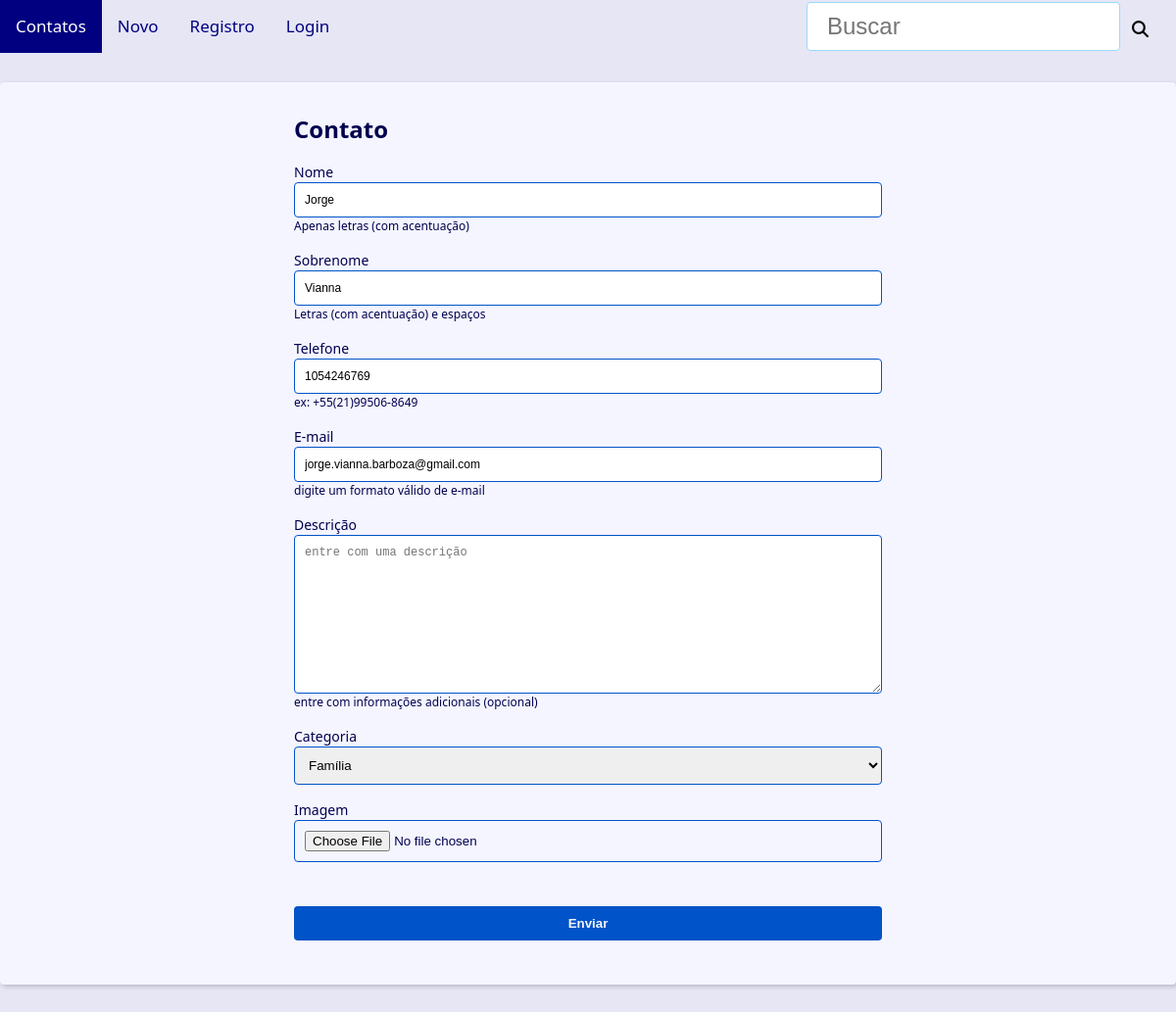
Page /contact/1003/update/ on the committed database.
### contact/models.py (models this page shows, shortened)
class Contact(models.Model):
    first_name = models.CharField(max_length=50)
    last_name = models.CharField(max_length=50, blank=True)
    phone = models.CharField(max_length=50)
    email = models.EmailField(max_length=254, blank=True, verbose_name='E-mail')
    created_date = models.DateTimeField(default=timezone.now)
    description = models.TextField(blank=True, verbose_name='Descrição')
    show = models.BooleanField(default=True)
    picture = models.ImageField(blank=True, upload_to='pictures/%Y/%m/', verbose_name='Imagem')
    owner = models.ForeignKey(
        User,
        on_delete=models.SET_NULL,
        blank=True, null=True
    )
    category = models.ForeignKey(
        Category,
        on_delete=models.SET_NULL,
        blank=True,
        null=True,
        verbose_name='Categoria'
    )

### contact/views/contact_forms.py (the view, shortened to what this page needs)
# urls.py: path('contact/<int:contact_id>/update/', views.update, name='update'),
def update(request, contact_id):
    contact = get_object_or_404(
        Contact,
        pk=contact_id,
        show=True
    )
    form_action = reverse('contact:update', args=(contact_id,))
    context = {
        'form': ContactForm(instance=contact),
        'form_action': form_action,
    }
    return render(
        request,
        'contact/create.html',
        context
    )

### contact/models.py (called while the page is built)
    def __str__(self) -> str:
        return self.name

### contact/templates/contact/create.html (shortened to what this page needs)
{% extends 'global/base.html' %}
{% block content %}
<div class="form-wrapper">
  <h2>Contato</h2>
  <form
    action="{{ form_action }}"
    method="POST"
    enctype="multipart/form-data"
  >
    <div class="form-content">
      {% for field in form %}
          <div class="form-group">
            <label for="{{ field.id_for_label }}">{{ field.label }}</label>
            {{ field }}
            {% if field.help_text %}
                <p class="help-text">{{ field.help_text }}</p>
            {% endif %}
            {% if field.name == 'picture' and field.value.url %}
            <div class="form-group">
            </div>
          {% endif %}
          </div>
      {% endfor %}
    </div>
    <div class="form-content">
      <div class="form-group">
        <button class="btn" type="submit">Enviar</button>
      </div>
    </div>
  </form>
</div>
{% endblock content %}

### base/static/global/css/style.css (style rules this page uses)
:root { --spacing: 1.5rem; --link-dark-color: rgb(0, 83, 200); --link-light-color: rgb(156, 217, 255); --clr-white: rgb(245, 245, 255); --clr-blue: rgb(0, 0, 80); --clr-light-gray: rgb(230, 230, 245); --clr-dark-shadow-5: rgba(0, 0, 10, 5%); --clr-dark-shadow-10: rgba(0, 0, 10, 10%); --clr-dark-shadow-20: rgba(0, 0, 10, 20%); --clr-light-shadow-5: rgba(200, 200, 255, 5%); --clr-light-shadow-10: rgba(200, 200, 255, 20%); --clr-light-shadow-20: rgba(200, 200, 255, 20%); --main-page-width: 120rem; --table-min-width: 60rem; --biggest-font-size: 5rem; --bigger-font-size: 4rem; --big-font-size: 3.2rem; --medium-font-size: 2.4rem; --small-font-size: 1.6rem; --smaller-font-size: 1.4rem; --smallest-font-size: 1.2rem; --transition-fast: 300ms; --transition-medium: 600ms; --transition-slow: 1s; --default-border-radius: 4px; }
*, *::before, *::after { margin: 0; padding: 0; box-sizing: border-box; }
html { font-size: 62.5%; }
body { font-family: system-ui, -apple-system, BlinkMacSystemFont, 'Segoe UI', Roboto, Oxygen, Ubuntu, Cantarell, 'Open Sans', 'Helvetica Neue', sans-serif; line-height: 1.5; font-size: var(--small-font-size); color: var(--clr-blue); -webkit-font-smoothing: antialiased; background: var(--clr-light-gray); }
.smallest { font-size: var(--smallest-font-size); }
.form-wrapper { max-width: 60rem; margin: var(--spacing) auto; }
.form-content { margin: var(--spacing) 0; }
.form-group { display: flex; flex-direction: column; padding-bottom: var(--spacing); }
.form-group p { margin: 1em 0; }
.form-group .help-text, .form-group .help-text ~ ul { margin: 0; font-size: var(--smallest-font-size); list-style: none; }
.form-group input, .form-group textarea, .form-group select { padding: 1rem; border-radius: var(--default-border-radius); border: 1px solid var(--link-dark-color); }
.form-group label { font-size: var(--smaller-font-size); }
.btn { background-color: var(--link-dark-color); color: var(--clr-white); font-weight: bold; border: none; padding: 1rem 2rem; border-radius: var(--default-border-radius); cursor: pointer; transition: filter var(--transition-fast) ease-in-out; }

### rows in the picture
Contact: form "Jorge" "Vianna" "1054246769" "jorge.vianna.barboza@gmail.com" "Família"

### other values in the picture
{{ field.label }} "Nome" "Sobrenome" "Telefone" "E-mail" "Descrição" "Categoria" "Imagem"
{{ field.help_text }} "Apenas letras (com acentuação)" "Letras (com acentuação) e espaços" "ex: +55(21)99506-8649" "digite um formato válido de e-mail" "entre com informações adicionais (opcional)"
